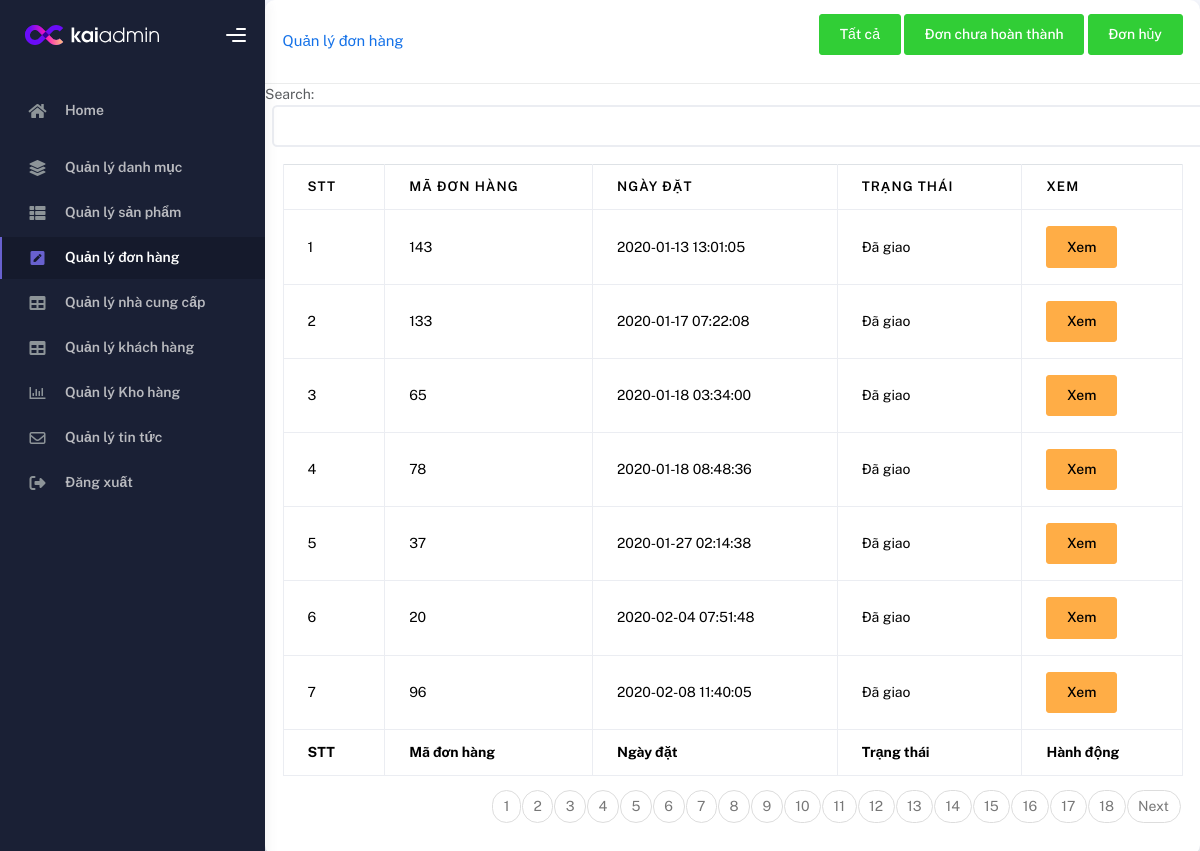
Page /Admin/Quanlydonhang/donhoanthanh.php on the committed database.
### tables this page shows
CREATE TABLE `donhang` (
  `maDonhang` int(20) NOT NULL,
  `maKhachHang` varchar(20) NOT NULL,
  `thoiGianDat` datetime NOT NULL,
  `diaChiKhachHang` varchar(255) NOT NULL,
  `tongGiaTri` int(100) NOT NULL,
  `ghiChu` varchar(200) DEFAULT NULL,
  `tinhTrang` enum('Chờ xử lý','Đã xác nhận','Đang giao','Đã giao','Đã hủy') NOT NULL DEFAULT 'Chờ xử lý' COMMENT '0: Chờ xử lý, 1: Đã xác nhận, 2:Đang giao, 3:Đã giao, 4: Đã hủy'
);

### Admin/Quanlydonhang/donhoanthanh.php (the view, shortened to what this page needs)
<!DOCTYPE html>
<html lang="en">
<head>
    <link rel="stylesheet" href="https://cdnjs.cloudflare.com/ajax/libs/font-awesome/6.5.2/css/all.min.css">
    <link rel="stylesheet" href="//cdnjs.cloudflare.com/ajax/libs/morris.js/0.5.1/morris.css">
    <link rel="stylesheet" href="/Demo/Admin/assets1/main.css">
    <link rel="stylesheet" href="/Demo/Admin/assets/css/bootstrap.min.css" />
    <link rel="stylesheet" href="/Demo/Admin/assets/css/plugins.min.css" />
    <link rel="stylesheet" href="/Demo/Admin/assets/css/kaiadmin.min.css" />
    <link rel="stylesheet" href="/Demo/Admin/assets/css/demo.css" />
</head>
<body>
    <div class="wrapper">
        <div class="sidebar" data-background-color="dark">
            <div class="sidebar-logo">
                <div class="logo-header" data-background-color="dark">
                    <a href="/Demo/Admin/trangchu.php" class="logo">
                        <img src="/Demo/Admin/assets/img/kaiadmin/logo_light.svg" alt="navbar brand" class="navbar-brand" height="20">
                    </a>
                    <div class="nav-toggle">
                        <button class="btn btn-toggle toggle-sidebar">
                            <i class="gg-menu-right"></i>
                        </button>
                    </div>
                </div>
            </div>
            <div class="scroll-wrapper sidebar-wrapper scrollbar scrollbar-inner" style="position: relative;">
                <div class="sidebar-wrapper scrollbar scrollbar-inner scroll-content scroll-scrolly_visible" style="height: auto; margin-bottom: 0px; margin-right: 0px; max-height: 427px;">
                    <div class="sidebar-content">
                        <ul class="nav nav-secondary">
                            <li class="nav-item">
                                <a href="/Demo/Admin/trangchu.php" class="collapsed" aria-expanded="false">
                                    <i class="fas fa-home"></i>
                                    <p>Home</p>
                                </a>
                            </li>
                            <li class="nav-item">
                                <a href="/Demo/Admin/Quanlydanhmuc/hienthi.php">
                                    <i class="fas fa-layer-group"></i>
                                    <p>Quản lý danh mục</p>
                                </a>
                            </li>
                            <li class="nav-item">
                                <a href="/Demo/Admin/Quanlysanpham/hienthi.php">
                                    <i class="fas fa-th-list"></i>
                                    <p>Quản lý sản phẩm</p>
                                </a>
                            </li>
                            <li class="nav-item  active">
                                <a href="/Demo/Admin/Quanlydonhang/hienthi.php">
                                    <i class="fas fa-pen-square"></i>
                                    <p>Quản lý đơn hàng</p>
                                </a>
                            </li>
                            <li class="nav-item">
                                <a href="/Demo/Admin/Quanlynhacungcap/hienthi.php">
                                    <i class="fas fa-table"></i>
                                    <p>Quản lý nhà cung cấp</p>
                                </a>
                            </li>
                            <li class="nav-item">
                                <a href="/Demo/Admin/Quanlykhachhang/hienthi.php">
                                    <i class="fas fa-table"></i>
                                    <p>Quản lý khách hàng</p>
                                </a>
                            </li>
                            <li class="nav-item">
                                <a href="/Demo/Admin/Quanlykhohang/Khohang.php">
                                    <i class="far fa-chart-bar"></i>
                                    <p>Quản lý Kho hàng</p>
                                </a>
                            </li>
                            <li class="nav-item">
                                <a href="/Demo/Admin/Quanlytintuc/news.php">
                                    <i class="fa-regular fa-envelope"></i>
                                    <p>Quản lý tin tức</p>
                                </a>
                            </li>
                            <li class="nav-item">
                                <a href="/Demo/Admin/logout.php">
                                    <i class="fa-solid fa-right-from-bracket"></i>
                                    <p>Đăng xuất</p>
                                </a>
                            </li>
                        </ul>
                    </div>
                </div>
            </div>
        </div>
        <div class="main-panel">
            <div>
                <?php
                include 'ketnoi.php';
                $sql_layncc = "SELECT COUNT(*) as total FROM donhang WHERE `tinhTrang` = 'Đã giao'";
                $result = mysqli_query($conn, $sql_layncc);
                $row = mysqli_fetch_assoc($result);
                $total_records = $row['total'];
                $page_hientai = isset($_GET['trang']) ? $_GET['trang'] : 1;
                $item_page = 7;
                $sotrang = ceil($total_records / $item_page);
                $start = ($page_hientai - 1) * $item_page;
                ?>
                <div class="card shadow mb-4">
                    <div class="card-header py-3">
                        <div class="khoangCach">
                            <h6 class="m-0 font-weight-bold text-primary">Quản lý đơn hàng</h6>
                            <div>
                                <a href="hienthi.php" class="btn btn-success mb-3"> Tất cả</a>
                                <a href="donchuahoanthanh.php" class="btn btn-success mb-3"> Đơn chưa hoàn thành</a>
                                <a href="donhuy.php" class="btn btn-success mb-3"> Đơn hủy</a>
                            </div>
                        </div>
                    </div>
                    <div class="text-muted">
                        Search:
                        <div class="d-search">
                            <input type="text" id="search" class="ms-2 form-control" aria-label="Search invoice">
                        </div>
                    </div>
                    <div class="card-body">
                        <div class="table-responsive">
                            <table class="table table-bordered" id="dataTable" width="100%" cellspacing="0">
                                <thead>
                                    <tr>
                                        <th>STT</th>
                                        <th>Mã đơn hàng</th>
                                        <th>Ngày đặt</th>
                                        <th>Trạng thái</th>
                                        <th>Xem</th>
                                    </tr>
                                </thead>
                                <tfoot>
                                    <tr>
                                        <th>STT</th>
                                        <th>Mã đơn hàng</th>
                                        <th>Ngày đặt</th>
                                        <th>Trạng thái</th>
                                        <th>Hành động</th>
                                    </tr>
                                </tfoot>
                                <tbody id="body_table">
                                    <?php
                                    require('ketnoi.php');
                                    $sql_str = "SELECT
                                            * from donhang WHERE `tinhTrang` = 'Đã giao'
                                            order by thoiGianDat limit $start, $item_page";
                                    $result = mysqli_query($conn, $sql_str);
                                    $stt = 0;
                                    while ($row = mysqli_fetch_assoc($result)) {
                                        $stt++;
                                    ?>
                                        <tr>
                                            <td><?= $stt ?></td>
                                            <td><?= $row['maDonhang'] ?></td>
                                            <td><?= $row['thoiGianDat'] ?></td>
                                            <td><span class='tinhTrang'><?= $row['tinhTrang'] ?></span></td>
                                            <td><a class="btn btn-warning" href="vieworders.php?id=<?= $row['maDonhang'] ?>">Xem</a></td>
                                        </tr>
                                    <?php
                                    }
                                    ?>
                                </tbody>
                            </table>
                            <ul class="pagination justify-content-end">
                                <?php
                                for ($i = 1; $i <= $sotrang; $i++) {
                                    echo "<li class='page-item'><a class='page-link'
                    href='?trang=$i'>$i</a></li>";
                                }
                                if ($page_hientai < $sotrang && $sotrang > 1) {
                                    $y = $page_hientai + 1;
                                    echo "<li class='page-item'><a class='page-link'
                    href='?trang=$y'>Next</a></li>";
                                }
                                ?>
                            </ul>
                        </div>
                    </div>
                </div>
            </div>
        </div>
    </div>
</html>

### Admin/assets1/main.css (style rules this page uses)
body { font-family: "Helvetica Neue", "Open sans", sans-serif; background-color: gray; background-image: -webkit-linear-gradient(top left, rgba(0, 0, 0, 0.15), rgb(93, 93, 93, 0.15)), url(https://img1.kienthucvui.vn/uploads/2019/10/30/anh-chup-rau-cu-qua_112150407.jpg); color: white; background-size: cover; }
.khoangCach { display: flex; flex-direction: row; align-items: center; justify-content: space-between; }

### rows in the picture
donhang: maDonhang "143", thoiGianDat "2020-01-13 13:01:05", tinhTrang "Đã giao"
donhang: maDonhang "133", thoiGianDat "2020-01-17 07:22:08", tinhTrang "Đã giao"
donhang: maDonhang "65", thoiGianDat "2020-01-18 03:34:00", tinhTrang "Đã giao"
donhang: maDonhang "78", thoiGianDat "2020-01-18 08:48:36", tinhTrang "Đã giao"
donhang: maDonhang "37", thoiGianDat "2020-01-27 02:14:38", tinhTrang "Đã giao"
donhang: maDonhang "20", thoiGianDat "2020-02-04 07:51:48", tinhTrang "Đã giao"
donhang: maDonhang "96", thoiGianDat "2020-02-08 11:40:05", tinhTrang "Đã giao"
